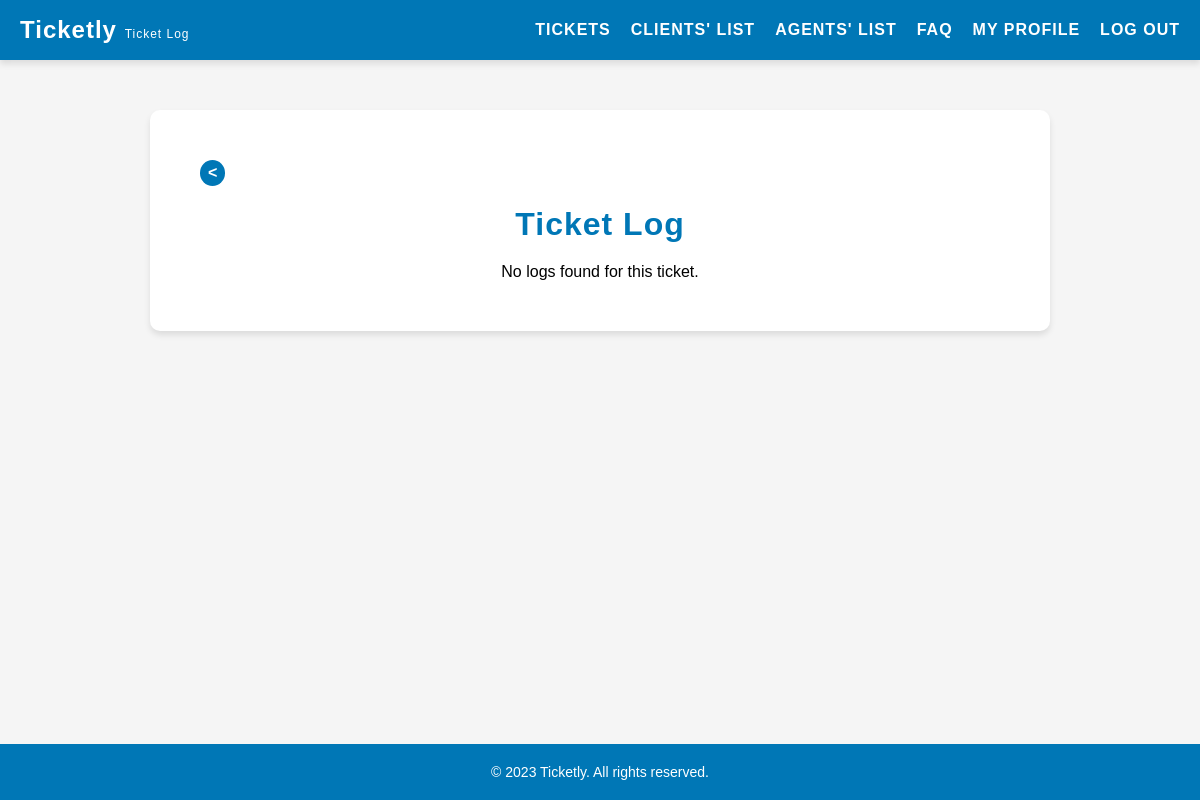
The app's page /pages/ticketLog.php?id=11 (signed in), older data.
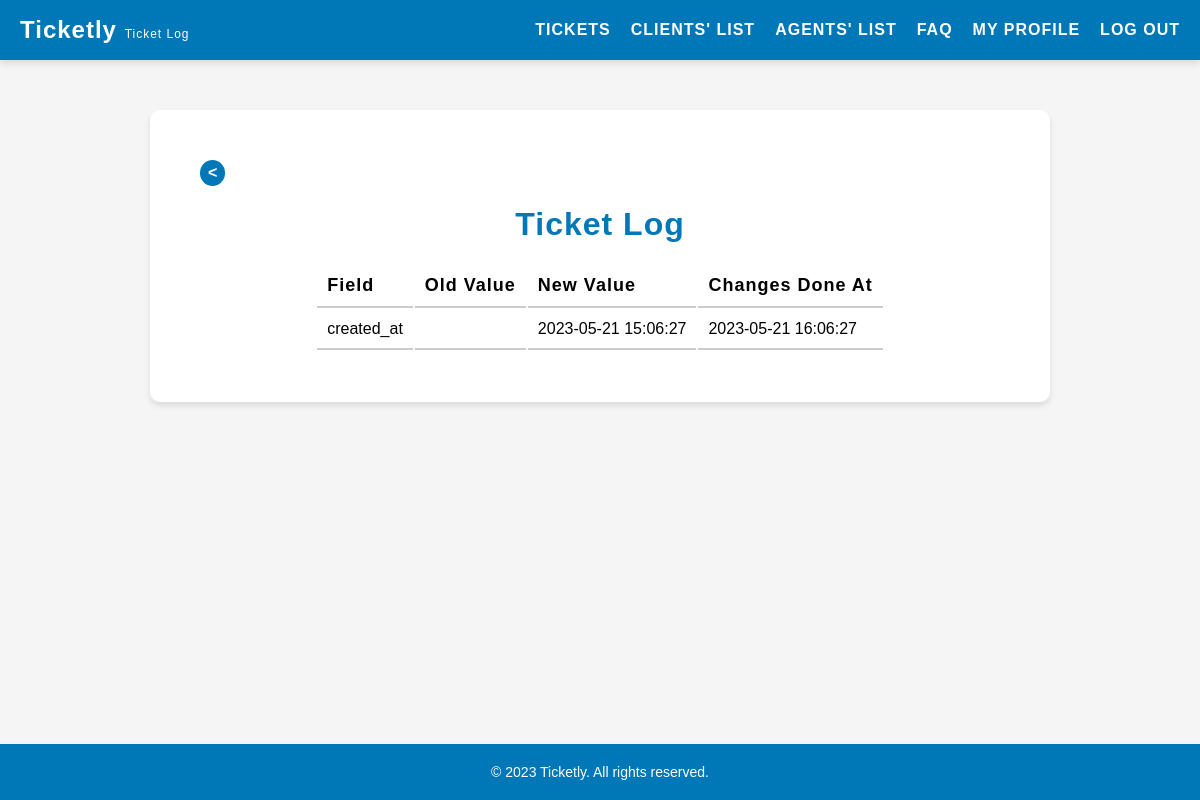
The same page, newer data.
### tables this page shows
CREATE TABLE ticket_logs (
    id INTEGER PRIMARY KEY AUTOINCREMENT,
    ticket_id INTEGER NOT NULL,
    field VARCHAR(255) NOT NULL,
    old_value TEXT,
    new_value TEXT,
    created_at DATETIME NOT NULL,
    FOREIGN KEY(ticket_id) REFERENCES tickets(id)
);

### pages/ticketLog.php (called while the page is built, shortened)
<?php
    $session = new Session();
    require_once(__DIR__ . '/../templates/ticketLog.tpl.php');
    drawTicketLog($session);
?>

### database/ticketLogs.class.php (called while the page is built, shortened)
<?php
    class TicketLogs {
        public function __construct(?int $id, int $ticketId, string $fieldName, string $oldValue, string $newValue) {
            $this->fieldName = $fieldName;
            $this->newValue = $newValue;
            $this->createdAt = date('Y-m-d H:i:s');
        }
    }
    function getLogsByTicketId(PDO $db, int $ticketId): array {
        $stmt = $db->prepare('SELECT * FROM ticket_logs WHERE ticket_id = :ticketId');
        $stmt->bindValue(':ticketId', $ticketId, PDO::PARAM_INT);
        $stmt->execute();
        $logs = [];
        while ($row = $stmt->fetch(PDO::FETCH_ASSOC)) {
            $logs[] = new TicketLogs(
                (int) $row['id'],
                (int) $row['ticket_id'],
                $row['field'],
                $row['old_value'],
                $row['new_value']
            );
        }
        return $logs;
    }
?>

### templates/ticketLog.tpl.php (the view, shortened to what this page needs)
<?php function drawTicketLog(Session $session) {
    ?>
    <!DOCTYPE html>
    <html lang="en">
    <head>
        <link rel="stylesheet" href="../style/listClients.css">
    </head>
    <body>
        <?php include '../templates/header.tpl.php';?>
        <main>
            <a href="../pages/tickets.php" class="back-button"><</a>
            <h2>Ticket Log</h2>
            <section id="ticket-log">
                <?php
                require_once '../database/connection.db.php';
                require_once '../database/ticketLogs.class.php';
                $db = getDatabaseConnection();
                $ticketID = $_GET['id'];
                $ticketLogs = getLogsByTicketId($db, $ticketID);
                if (empty($ticketLogs)) {
                    echo '<p>No logs found for this ticket.</p>';
                } else {
                    echo '<table>';
                    echo '<tr>
                            <th>Field</th>
                            <th>Old Value</th>
                            <th>New Value</th>
                            <th>Changes Done At</th>
                          </tr>';
                    foreach ($ticketLogs as $log) {
                        echo '<tr>';
                        echo '<td>' . $log->fieldName . '</td>';
                        echo '<td>' . $log->oldValue . '</td>';
                        echo '<td>' . $log->newValue . '</td>';
                        echo '<td>' . $log->createdAt . '</td>';
                        echo '</tr>';
                    }
                    echo '</table>';
                }
                ?>
            </section>
        </main>
        <?php include '../templates/footer.tpl.php'; ?>
    </body>
    </html>
<?php } ?>

Row changes from the older to the newer data that the page shows:
added ticket_logs: field "created_at", new_value "2023-05-21 15:06:27", createdAt "2023-05-21 16:06:27"
Text that changed along with them:
text no longer shown: "No logs found for this ticket."
text now shown: "Field Old Value New Value Changes Done At"
